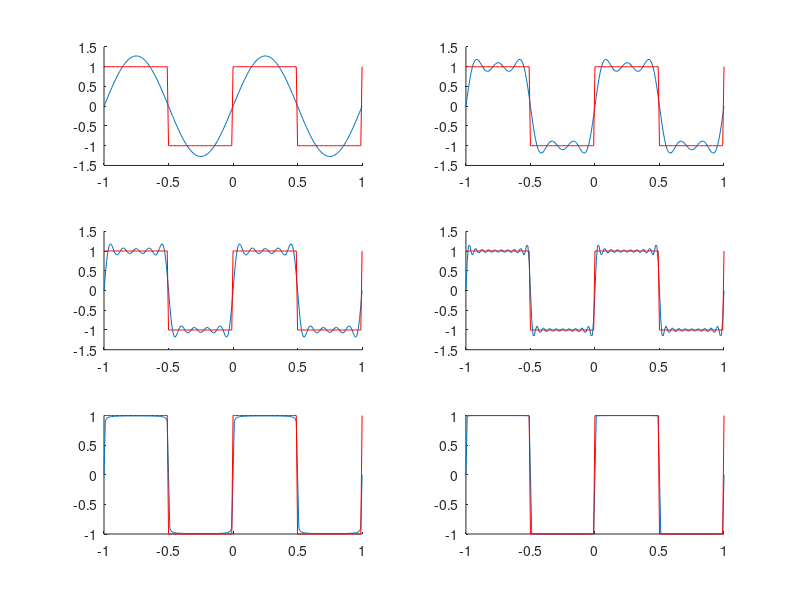

MATLAB code for this plot:
j=1;
x=-1:0.01:1;
y1 = square(2*pi*x);
for i=[1,3,5,10,50,500]
    subplot(3,2,j);
    j=j+1;
    k=0;
    sum=0;
    while k<i
        sum = sum + sin(2*pi*(2*k+1)*x)/(2*k+1);
        k=k+1;
    end;
    y2 = 4/pi*sum;
    hold on;
    plot(x,y2);
    plot(x,y1,'r');
    
end;